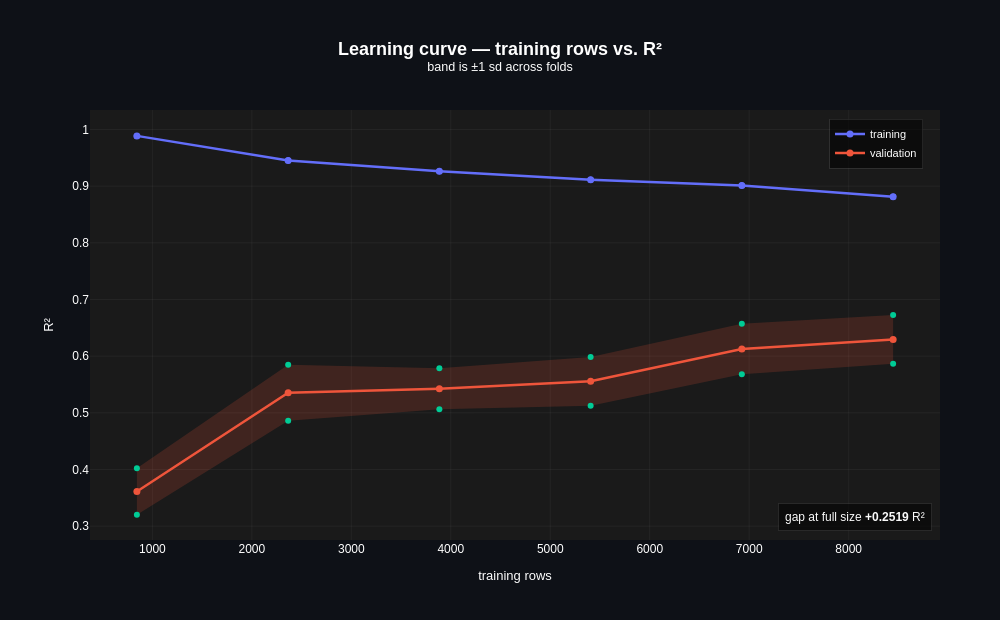

Notebook source saved alongside this figure:
### Markdown cell above
The predicted-vs-observed panel tracks the identity line closely across almost
the whole range: the mass of points sits right on the dashed diagonal from
-$1,000 to $1,000. The binned median in the residuals panel backs that up: it
stays within about $5 of zero across nearly the entire range of fitted values
and only drifts up to +$21 in the single highest bin, a mild tendency to
underprice the model's own biggest predictions, not a dramatic one. The
individual misses are a different story. The single largest error in the whole
test set is a line that actually earned $630 but was predicted at $2,761, the
model badly overestimating an ordinary line. The second largest is the
opposite failure and the more expensive one: a line that lost $3,840,
predicted at only -$2,199, understating the loss by $1,641. That second case
is the decile-chart finding again, now visible as one specific row instead of
an average. The residual distribution overall is tight and centred almost
exactly on zero (mean -$0.73, median -$0.76), so there is no systematic over-
or under-pricing across the book as a whole; the risk sits in a small number
of large individual lines, not spread evenly across all of them.

### Code cell
train_sizes_abs, train_scores, valid_scores = learning_curve(
    best_model, X_train, y_train,
    cv=TimeSeriesSplit(n_splits=4),
    train_sizes=np.linspace(0.1, 1.0, 6),
    scoring="r2", n_jobs=-1,
)
cp.learning_curve_plot(
    train_sizes_abs, train_scores, valid_scores, score_label="R²",
    title="Learning curve — training rows vs. R²",
)

### Figure 1 — Plotly figure (JSON) as saved in the notebook; plotly's stock layout.template omitted (floating-point values rounded to 4 significant figures)
{"data": [{"fill": "toself", "fillcolor": "rgba(99,110,250,0.18)", "hoverinfo": "skip", "line": {"width": 0}, "showlegend": false, "type": "scatter", "x": [844.0, 2365.0, 3885.0, 5406.0, 6926.0, 8447.0, 8447.0, 6926.0, 5406.0, 3885.0, 2365.0, 844.0], "y": [0.9888, 0.9455, 0.9265, 0.9112, 0.9013, 0.8815, 0.8815, 0.9013, 0.9112, 0.9265, 0.9455, 0.9888]}, {"hovertemplate": "training<br>%{x:,.0f} rows<br>R² %{y:.4f}<extra></extra>", "line": {"color": "#636EFA", "width": 2.5}, "marker": {"size": 7}, "mode": "lines+markers", "name": "training", "type": "scatter", "x": [844.0, 2365.0, 3885.0, 5406.0, 6926.0, 8447.0], "y": [0.9888, 0.9455, 0.9265, 0.9112, 0.9013, 0.8815]}, {"fill": "toself", "fillcolor": "rgba(239,85,59,0.18)", "hoverinfo": "skip", "line": {"width": 0}, "showlegend": false, "type": "scatter", "x": [844.0, 2365.0, 3885.0, 5406.0, 6926.0, 8447.0, 8447.0, 6926.0, 5406.0, 3885.0, 2365.0, 844.0], "y": [0.4022, 0.5849, 0.5788, 0.5984, 0.6571, 0.6725, 0.5867, 0.568, 0.5127, 0.5064, 0.4859, 0.3201]}, {"hovertemplate": "validation<br>%{x:,.0f} rows<br>R² %{y:.4f}<extra></extra>", "line": {"color": "#EF553B", "width": 2.5}, "marker": {"size": 7}, "mode": "lines+markers", "name": "validation", "type": "scatter", "x": [844.0, 2365.0, 3885.0, 5406.0, 6926.0, 8447.0], "y": [0.3611, 0.5354, 0.5426, 0.5555, 0.6126, 0.6296]}], "layout": {"annotations": [{"bgcolor": "rgba(0,0,0,0.55)", "bordercolor": "rgba(128,128,128,0.2)", "borderpad": 6, "borderwidth": 1, "font": {"color": "#fafafa", "size": 12}, "showarrow": false, "text": "gap at full size <b>+0.2519</b> R²", "x": 0.99, "xanchor": "right", "xref": "paper", "y": 0.02, "yanchor": "bottom", "yref": "paper"}], "font": {"color": "white", "family": "Arial"}, "height": 620, "legend": {"bgcolor": "rgba(0,0,0,0.55)", "bordercolor": "rgba(128,128,128,0.2)", "borderwidth": 1, "font": {"size": 11}, "x": 0.98, "xanchor": "right", "y": 0.98, "yanchor": "top"}, "margin": {"b": 80, "l": 90, "r": 60, "t": 110}, "paper_bgcolor": "#0e1117", "plot_bgcolor": "#1a1a1a", "title": {"font": {"color": "white", "family": "Arial", "size": 18}, "text": "<b>Learning curve — training rows vs. R²</b><br><sup>band is ±1 sd across folds</sup>", "x": 0.5, "xanchor": "center"}, "width": 1000, "xaxis": {"gridcolor": "rgba(128,128,128,0.2)", "gridwidth": 0.5, "showgrid": true, "title": {"font": {"size": 13}, "text": "training rows"}}, "yaxis": {"gridcolor": "rgba(128,128,128,0.2)", "gridwidth": 0.5, "showgrid": true, "title": {"font": {"size": 13}, "text": "R²"}}}}
